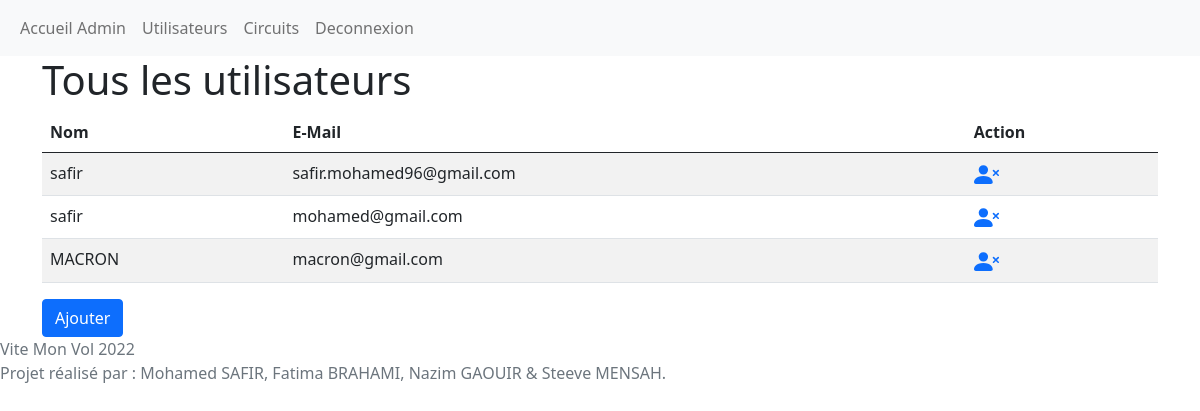
/php_projet/view/utilisateurs.php (signed in), run on the app's committed database.
### tables this page shows
CREATE TABLE `user` (
  `id` int(11) NOT NULL,
  `nom` varchar(255) NOT NULL,
  `mail` varchar(255) NOT NULL,
  `motPasse` varchar(255) NOT NULL
);

### php_projet/controller/BDD.php (called while the page is built, shortened)
<?php
class DBAccess{
    public static function afficherUsers($mysqli){
        $sql = "SELECT * FROM user";
        return $mysqli->query($sql);
    }
}
?>

### php_projet/view/utilisateurs.php (the view, shortened to what this page needs)
<?php
    require_once('../controller/BDD.php');
    require_once('entetAdmin.php');
    $infoUser= new DBAccess();
    $database=$infoUser->dbConnection();
    $parcours=$infoUser->afficherUsers($database)
?>
<div class="container">
<h1>Tous les utilisateurs</h1>
<table class="table table-striped">
        <thead>
            <tr>
                <th scope="col">Nom</th>
                <th scope="col-3">E-Mail</th>
                <th scope="col">Action</th>
            </tr>
        </thead>
        <tbody>
            <?php foreach ($parcours as $ligneParcours) :
                ?>
                <tr>
                    <td><?php echo $ligneParcours['nom']; ?></td>
                    <td><?php echo $ligneParcours['mail']; ?></td>
                    <td><a href="../controller/removeCible.php?id=<?php echo $ligneParcours['id'];?>"></a></td>
                </tr>
                <?php endforeach; ?>
        </tbody>
    </table>
    <button type="button" class="btn btn-primary validation" data-bs-toggle="modal" data-bs-target="#exampleModal">
        Ajouter
    </button>
</div>
<?php require_once("footer.php") ?>

### data on the page
user: nom "safir", mail "safir.mohamed96@gmail.com"
user: nom "safir", mail "mohamed@gmail.com"
user: nom "MACRON", mail "macron@gmail.com"
